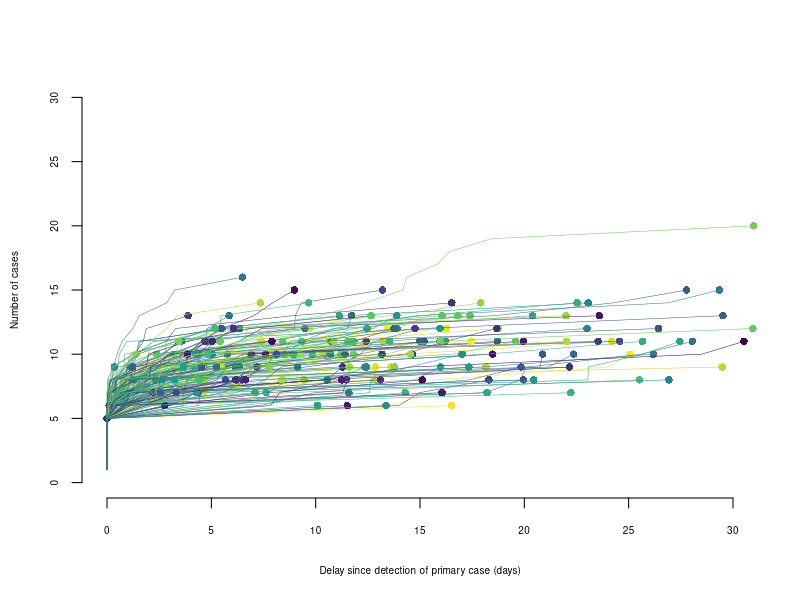

R code for this plot:
#################################################################
## Branching process model for generating caseload of symptomatic
## cholera cases in a small outbreak (ring), repeated 1000 times
## Author: Ruwan Ratnayake, September 2020
## Code for branching process adapted from Althaus, 2015 
## <doi.org/10.1016/S1473-3099(15)70135-0>
#################################################################

##############################
# 0 - Load libraries
##############################
library(fitdistrplus)
library(viridis)
library(truncnorm)

##############################
# 1 - Parameters
##############################

# Incubation period and serial interval (gamma distribution) (Kahn, 2019, Azman, 2015) 
r.0          <- 2.5 #Azman, 2015 (early reproduction number before intervention)
#inc.per      <- 1.4 #Azman, 2012 (median incubation period)
ser.int      <- 5   #Kahn, 2019; Azman, 2015
ser.int.rate <- 0.1 #Kahn, 2019; Azman, 2015
ser.int.shape<- 0.5 #Kahn, 2019; Azman, 2015
#ser.int.distr<- rgamma(n=100, shape=ser.int.shape, rate=ser.int.rate, scale=1/ser.int.rate, lower.tail)
k            <- 4.5 #Moore, 2014 (dispersion parameter for low potential of superspreading)

# Baseline scenario
#num.initial.cases <- c(1, 5, 10, 15) #Clusters of symptomatic persons at detection can be varying sizes
cap.max.days <- 30 #Days under observation
cap.cases    <- 1000 #Maximum number of cases within a ring

# Assumptions for detection and response of cluster
# Delays to cluster detection; e.g. first day of response
# Minimum 0 days with next day response (+1 = 1)
# Maximum 7 days with next day response (+1 = 8)
#delay.distr.short <- rtruncnorm(n=100, a=1, b=3, mean=2, sd=1)
#delay.distr.long  <- rtruncnorm(n=100, a=4, b=8, mean=6, sd=2)
#time.to.protection.vacc <- 7 #Delay to vibriocidal antibody response (Azman, 2016)

# Estimates of reduction of R0
antibiotic.eff <- 0.66 #ACP, Reveiz 2011 (meta)
vacc.2m.eff    <- 0.87 #OCV, 2 month, Azman, 2015 (case-cohort)
#vacc.12m.eff   <- 0.69 #OCV, 12 month, Bi 2017 (meta)
water.tx.eff   <- 0.26 #POUWT, Fewtrell, 2005 (meta)
water.store.eff<- 0.21 #Safe storage, Roberts 2001 (RCT)
pop.cover      <- 0.8  #Coverage at the population level   

# Overall effectiveness of CATI
# Impact (effected on 1st day; initial). Assume no impact from vaccination.
# Estimated reduction of R0 by CATI without vaccination is 0.8
cati.efficacy      <- 1-((1-antibiotic.eff)*(1-water.tx.eff)*(1-water.store.eff))
# Estimated impact within first week is to knock down R0 to 0.998
cati.effectiveness <- pop.cover*cati.efficacy
re.cati.0.6.d      <- r.0*(1-(cati.effectiveness))

# Impact (effected on 7th day; initial). Include impact from vaccination.
# Estimated reduction of R0 by CATI without vaccination results in Re=0.97
cati.vacc.efficacy      <-  1-((1-vacc.2m.eff)*(1-antibiotic.eff)*(1-water.tx.eff)*(1-water.store.eff))
# Estimated reduction of R0 by CATI with vaccination results in Re=0.67
cati.vacc.effectiveness <- pop.cover*cati.vacc.efficacy
re.cati.7.d             <- r.0*(1-(cati.vacc.effectiveness))
  
  
################################
# 2 - Setup model and functions
################################

#Functions
#serial.int<-function(x){rgamma(x,shape=0.1, rate=0.5)}
#incub.param=c(1,4, 1.98) #Azman, 2013 
#inf.param=c(2, 1) #Weil, 2014

#incub.fn<-function(x){rgamma(x,shape=incub.param[1]/(incub.param[2]^2/incub.param[1]), scale=(incub.param[2]^2/incub.param[1]))} # incubation period
#infec.fn<-function(x){rgamma(x,shape=inf.param[1]/(inf.param[2]^2/inf.param[1]), scale=(inf.param[2]^2/inf.param[1]))} # infectious period

# time to reporting (and CATI implementation)
#reporting.fn<-function(x){ #0 # Set to zero, as incorporated using function below instead
#  rtruncnorm(n, a=1, b=7, mean=2, sd=1)
#}

###########################################
# 3 - Run the branching process model
###########################################
set.seed(123)
runs <- 200
seed <- 5

# Simulate outbreak trajectory given time to CATI implementation of 1 day
# and vaccine effects after 7 days
plot(NA,xlim=c(0,30),ylim=c(0,30),xlab="Delay since detection of primary case (days)",
     ylab="Number of cases", cex.lab=0.6, cex.axis=0.6, frame=FALSE)
cols <- sample(viridis(runs))

# Model exponential growth given varying R values as a result of R0 (day 1), 
# then CATI without vaccination protection (days 2-6), followed by CATI with 
# vaccination protection (days 7-30)
total.cases <- integer(runs)

for(i in 1:runs) {
  cases <- seed
  t <- rep(0,seed)
  times <- t

  while(cases > 0) 
    
  if (length(times)<2) 
    {
    secondary <- rnbinom(cases,size=k,mu=r.0)
    t.new <- numeric()
    for(j in 1:length(secondary)) {
      t.new <- c(t.new,t[j] + rgamma(secondary[j],shape=ser.int.shape[1],
                                     scale=(1/ser.int.rate)))
    }
    cases <- length(t.new) & cases<cap.cases
    t <- t.new
    times <- c(times[times<31],t.new)
  } 
  else if (length(times)>1 & length(times)<7) {
    secondary <- rnbinom(cases,size=k,mu=re.cati.0.6.d)
    t.new <- numeric()
    for(j in 1:length(secondary)) {
      t.new <- c(t.new,t[j] + rgamma(secondary[j],shape=ser.int.shape[1],
                                     scale=(1/ser.int.rate)))
    }
    cases <- length(t.new) & cases<cap.cases
    t <- t.new
    times <- c(times[times<31],t.new)
  } 
  else if (length(times)>6 & length(times)<31){
    secondary <- rnbinom(cases,size=k,mu=re.cati.7.d)
    t.new <- numeric()
    for(j in 1:length(secondary)) {
      t.new <- c(t.new,t[j] + rgamma(secondary[j],shape=ser.int.shape[1],
                                     scale=(1/ser.int.rate)))
    }
    cases <- length(t.new) & cases<cap.cases
    t <- t.new
    times <- c(times[times<31],t.new)
  } 
  lines(sort(times),1:length(times),col=cols[i],lwd=0.5)
  points(max(times),length(times),col=cols[i],pch=16)
  total.cases[i] <-length(times)
}

# Generate final epidemic size and parameters
print(total_cases.median <- median(total.cases))
print(total_cases.sd <- sd(total.cases))
print(total_cases.range <- range(total.cases))

#Transform into log scale to estimate proportion under 5, 10, and 20 cases
# using a log normal distribution
lsm=log(total_cases.median)-(1/2)*log((total_cases.sd/total_cases.median)^2+1)
lssd=sqrt(log((total_cases.sd/total_cases.median)^2+1))
plnorm(5, lsm, lssd)
plnorm(10, lsm, lssd)
plnorm(20, lsm, lssd)

# Create dataframe with final epidemic size and incidence across 200 runs.
# Incidence = (epidemic size/500 population) * 1000
cases.df <- data.frame("run.num"=1:200, "symp.chol.cases.30d" = total.cases,
                       "chol.inc.1000.30d" = (total.cases/500)*1000)
View(cases.df)
write.csv(cases.df,"C:\\Users\\Ruwan\\Desktop\\Sample-size-simulation\\Incidence.csv", row.names = FALSE)
